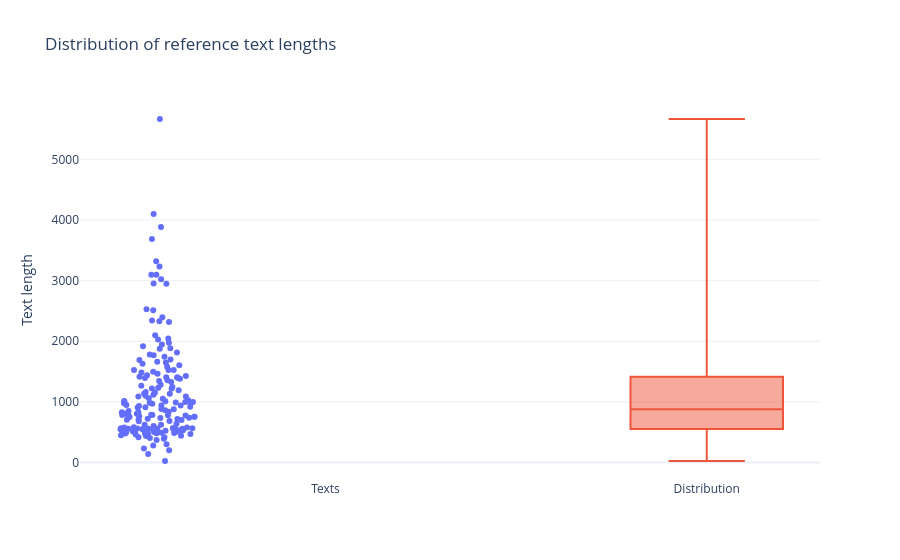

Notebook cell for this chart:
### Code cell
fig = go.Figure()

fig.add_trace(
    go.Box(
        y=ref_texts_length_df["text_length"],
        name="Texts",
        boxpoints="all",
        jitter=0.4,
        pointpos=-1.8,   # смещает точки влево
        marker_size=6,
        hovertemplate=(
            "<b>%{customdata[0]}</b><br>"
            "Length: %{y}<extra></extra>"
        ),
        customdata=ref_texts_length_df[["rec_Title"]].values,
        line=dict(width=0),  # скрываем сам box у этого слоя
        fillcolor="rgba(0,0,0,0)"
    )
)

fig.add_trace(
    go.Box(
        y=ref_texts_length_df["text_length"],
        name="Distribution",
        boxpoints=False,
        width=0.4
    )
)

fig.update_layout(
    title="Distribution of reference text lengths",
    yaxis_title="Text length",
    showlegend=False,
    template="plotly_white"
)

fig.show()

### Figure 1 — Plotly figure (JSON) as saved in the notebook; plotly's stock layout.template omitted (floating-point values rounded to 4 significant figures; data arrays with more than 128 entries replaced by an {"elided": "..."} marker saying what was removed)
{"data": [{"boxpoints": "all", "customdata": {"elided": "179x1 str values"}, "fillcolor": "rgba(0,0,0,0)", "hovertemplate": "<b>%{customdata[0]}</b><br>Length: %{y}<extra></extra>", "jitter": 0.4, "line": {"width": 0}, "marker": {"size": 6}, "name": "Texts", "pointpos": -1.8, "type": "box", "y": {"elided": "179 int values"}}, {"boxpoints": false, "name": "Distribution", "type": "box", "width": 0.4, "y": {"elided": "179 int values"}}], "layout": {"showlegend": false, "title": {"text": "Distribution of reference text lengths"}, "yaxis": {"title": {"text": "Text length"}}}}
